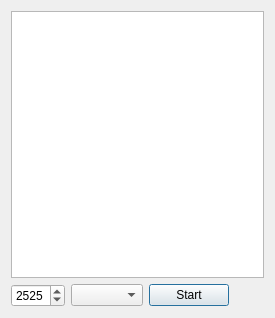
<?xml version="1.0" encoding="UTF-8"?>
<ui version="4.0">
 <class>Dialog</class>
 <widget class="QDialog" name="Dialog">
  <property name="geometry">
   <rect>
    <x>0</x>
    <y>0</y>
    <width>275</width>
    <height>318</height>
   </rect>
  </property>
  <property name="windowTitle">
   <string>Dialog</string>
  </property>
  <layout class="QVBoxLayout" name="verticalLayout">
   <item>
    <widget class="QListWidget" name="usersWidget"/>
   </item>
   <item>
    <layout class="QHBoxLayout" name="horizontalLayout">
     <item>
      <widget class="QSpinBox" name="spinPort">
       <property name="maximum">
        <number>9999</number>
       </property>
       <property name="value">
        <number>2525</number>
       </property>
      </widget>
     </item>
     <item>
      <widget class="QComboBox" name="typeBox"/>
     </item>
     <item>
      <widget class="QPushButton" name="button">
       <property name="text">
        <string>Start</string>
       </property>
       <property name="checkable">
        <bool>true</bool>
       </property>
      </widget>
     </item>
     <item>
      <spacer name="horizontalSpacer">
       <property name="orientation">
        <enum>Qt::Horizontal</enum>
       </property>
       <property name="sizeHint" stdset="0">
        <size>
         <width>40</width>
         <height>20</height>
        </size>
       </property>
      </spacer>
     </item>
    </layout>
   </item>
  </layout>
 </widget>
 <layoutdefault spacing="6" margin="11"/>
 <resources/>
 <connections/>
</ui>
